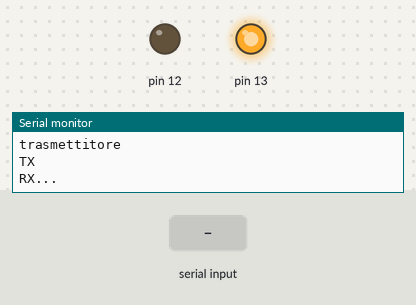
Bench run of a sketch on a simulated Arduino Uno, built with avr-gcc and run on an emulated ATmega328P. On the bench: output pins drawn as LEDs (lit = HIGH), the last lines printed to the serial monitor. The inputs (shaded band) are chosen by the test bench.

Above: at 1.2 s.
1.3 s: "k" received over the second serial link
At 1.7 s:
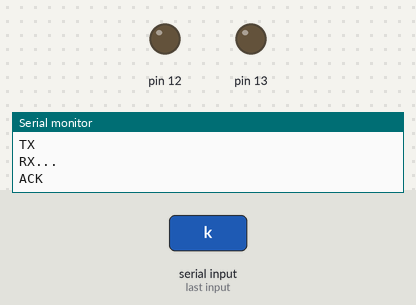
At 7.7 s:
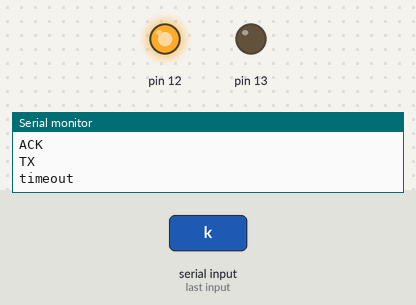
Timing chart, 0 to 9.2 s (numbered marks = the images above; inputs shaded):
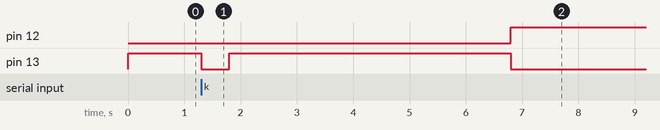

The sketch:

trasm.ino
```cpp
#include <SoftwareSerial.h>

SoftwareSerial port(10, 11); // RX, TX
unsigned long t1, dt;
int stato = 0;

void setup() {
  Serial.begin(9600);
  port.begin(9600);
  pinMode(13, OUTPUT);
  pinMode(12, OUTPUT);
  Serial.println("trasmettitore");
}

void loop() {
  switch(stato) {
    case 0:
      tx();
      break;
    case 1:
      ack();
      break;
    case 2:
      timeout();
      break;
  }
}

void tx() {
  Serial.println("TX");
  port.write('a');
  digitalWrite(13, HIGH);
  stato = 1;
  t1 = millis();
}

bool FIRST = true;

void ack() {
  if (FIRST) {
    Serial.println("RX...");
    FIRST = false;
  }
  if (port.available()) {
    char c = port.read();
    if (c == 'k') {
      Serial.println("ACK");
      port.flush();
      digitalWrite(13, LOW);
      delay(500);
      stato = 0;
    }
  }
  dt = millis() - t1;
  if (dt > 5000) {
    //timeout!
    Serial.println("timeout");
    stato = 2;
  }
}
void timeout() {
  digitalWrite(13, LOW);
  digitalWrite(12, HIGH);
  stato = 0;
  delay(3000);
  digitalWrite(12, LOW);
}
```
